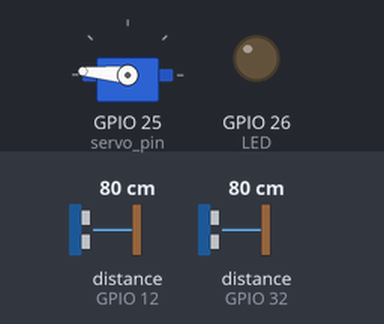
Bench run of a program on a simulated ESP32 board running MicroPython. On the bench: servo, output pins drawn as LEDs (lit = HIGH). The inputs (shaded band) are chosen by the test bench; at power-on: distance to the obstacle (sensors on GPIO 32, GPIO 12) 80 cm. The echo pulse lasts 58.3 µs per cm; WiFi joins after 1.5 s; requests to the public web service named in the program get a made-up reply in its usual format after 0.4 s (London, UTC, broken clouds, 64 % humidity, 1013 hPa unless stated); web requests get an empty 200 reply after 0.4 s; servo angles are drawn from the pulse width (0.5 ms = 0°, 2.5 ms = 180°); pins used as bus, display or sensor lines are not drawn; what the program prints to the serial console is not drawn.

Above: at 4.0 s.
4.1 s: distance to the obstacle (sensor on GPIO 32) set to 23 cm
8.3 s: distance to the obstacle (sensor on GPIO 32) set to 19 cm
At 9.5 s:
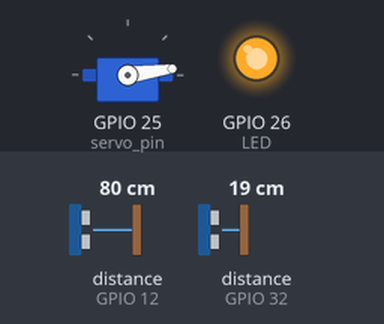
12.9 s: distance to the obstacle (sensor on GPIO 32) set to 35 cm
At 13.7 s:
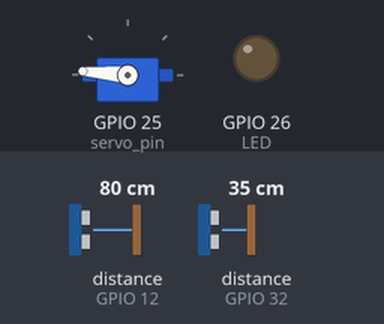
14.9 s: distance to the obstacle (sensor on GPIO 32) set to 2 cm
At 15.5 s:
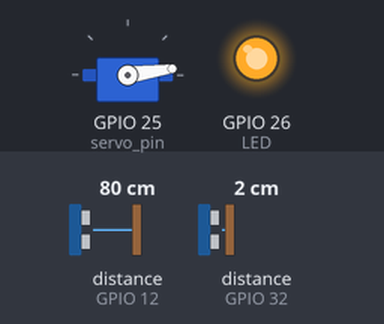
Timing chart, 0 to 17.9 s (numbered marks = the images above; inputs shaded):
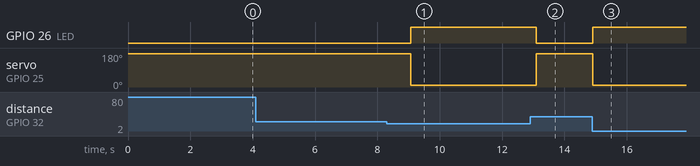

The program:

2_Sensor_DVR__HBR_Location.py
```python
import machine
import time
import urequests  # MicroPython library for HTTP requests
from machine import Pin, PWM
import socket
import json

binMaxCapacity = 50
# Wi-Fi Credentials
ssid = 'Redmi'
password = '876543210'

# Define pins for the AJ-SR04M (waste level) sensor
TRIG_PIN_AJ = 13  # GPIO pin for Trig (AJ-SR04M)
ECHO_PIN_AJ = 12  # GPIO pin for Echo (AJ-SR04M)

# Define pins for the HC-SR04 (dustbin lid control) sensor
TRIG_PIN_HC = 33  # GPIO pin for Trig (HC-SR04)
ECHO_PIN_HC = 32  # GPIO pin for Echo (HC-SR04)

# Define pin for the LED and Servo Motor
LED = Pin(26, Pin.OUT)
servo_pin = PWM(Pin(25), freq=50)  # Servo motor pin (50 Hz PWM for servo)

# Define URL for your Node.js server
nodejs_server_url = 'https://test-iot-554d.onrender.com/sensor-distance'
heartbeat_url = 'https://test-iot-554d.onrender.com/sensor-heartbeat'

# Function to connect to Wi-Fi
def connect_wifi():
    import network
    wlan = network.WLAN(network.STA_IF)
    wlan.active(True)
    wlan.connect(ssid, password)

    while not wlan.isconnected():
        time.sleep(1)
        print('Connecting to Wi-Fi...')

    print('Connected to Wi-Fi')
    print('Network config:', wlan.ifconfig())

# Function to measure distance from a given trig and echo pin
def measure_distance(trig_pin, echo_pin):
    trig = Pin(trig_pin, Pin.OUT)  # Set Trig pin as output
    echo = Pin(echo_pin, Pin.IN)   # Set Echo pin as input

    # Trigger the sensor
    trig.value(0)
    time.sleep_us(2)
    trig.value(1)
    time.sleep_us(10)
    trig.value(0)

    # Measure the duration of the pulse
    timeout = 20000  # Timeout value in microseconds
    start_time = time.ticks_us()

    # Wait for echo start
    while echo.value() == 0:
        if time.ticks_diff(time.ticks_us(), start_time) > timeout:
            print("Echo timeout (start)")
            return -1  # Return -1 to indicate the sensor is not responding

    start = time.ticks_us()

    # Wait for echo end
    while echo.value() == 1:
        if time.ticks_diff(time.ticks_us(), start) > timeout:
            print("Echo timeout (end)")
            return -1  # Return -1 to indicate the sensor is not responding

    end = time.ticks_us()

    # Calculate distance in centimeters
    duration = time.ticks_diff(end, start)
    distance = (duration / 2) / 29.1  # Speed of sound = 343 m/s
    return int(distance)

# Separate functions for measuring distances
def measure_waste_level():
    return measure_distance(TRIG_PIN_AJ, ECHO_PIN_AJ)

def measure_lid_distance():
    return measure_distance(TRIG_PIN_HC, ECHO_PIN_HC)

# Function to control the servo motor (open/close bin lid)
def control_servo(position):
    if position == "OPEN":
        servo_pin.duty(30)  # Adjust duty value for your servo to open the lid
        LED.value(1)        # Turn on LED when the lid is open
    elif position == "CLOSED":
        servo_pin.duty(125)  # Adjust duty value for your servo to close the lid
        LED.value(0)         # Turn off LED when the lid is closed

def calculate_percentage(distance):
    full_bin_distance = 20  # Distance for 100% (full)
    empty_bin_distance = binMaxCapacity  # Distance for 0% (empty)

    if distance <= full_bin_distance:
        return 100  # Bin is full
    elif distance >= empty_bin_distance:
        return 0  # Bin is empty
    else:
        percentage = int(((empty_bin_distance - distance) / (empty_bin_distance - full_bin_distance)) * 100)
        return max(0, min(percentage, 100))  # Ensure it's within 0 to 100

# Function to fetch public IP and location
def http_get(host, path):
    addr = socket.getaddrinfo(host, 80)[0][-1]
    s = socket.socket()
    try:
        s.connect(addr)
        s.send(bytes(f'GET {path} HTTP/1.0\r\nHost: {host}\r\n\r\n', 'utf8'))

        response = ""
        while True:
            data = s.recv(100)
            if data:
                response += str(data, 'utf8')
            else:
                break

        # Extract the JSON body from the response
        body = response.split('\r\n\r\n', 1)[1]
        return json.loads(body)
    except Exception as e:
        print(f"Error in HTTP request: {e}")
        return None
    finally:
        s.close()

def get_public_ip():
    try:
        ip_info = http_get("api.ipify.org", "/?format=json")
        return ip_info.get('ip') if ip_info else None
    except Exception as e:
        print(f"Error fetching public IP: {e}")
        return None

def get_location(ip_address):
    try:
        if not ip_address:
            print("Invalid IP address. Cannot fetch location.")
            return None, None

        location_data = http_get("ipinfo.io", f"/{ip_address}/geo")
        if location_data and 'loc' in location_data:
            latitude, longitude = location_data['loc'].split(',')
            return latitude, longitude
        else:
            print("Failed to get geolocation data.")
            return None, None
    except Exception as e:
        print(f"Error fetching location: {e}")
        return None, None

# Connect to Wi-Fi
connect_wifi()

# Fetch public IP and location once at the start
try:
    print("Fetching public IP...")
    public_ip = get_public_ip()
    if public_ip:
        print(f"Public IP: {public_ip}")
        print("Fetching geolocation...")
        latitude, longitude = get_location(public_ip)
        if latitude and longitude:
            print(f"Latitude: {latitude}, Longitude: {longitude}")
        else:
            print("Failed to get geolocation.")
    else:
        print("Failed to get public IP address.")
except Exception as e:
    print(f"Error during initial setup: {e}")

# Initialize variables
previous_distance_aj = None  # To track previous distance measurement for AJ-SR04M
previous_distance_hc = None  # To track previous distance measurement for HC-SR04
distance_threshold = 5        # Define a threshold for distance change
heartbeat_counter = 0         # Counter for heartbeat

# Heartbeat function
def send_heartbeat():
    heartbeat_data = {
        "id": 1,
        "binLocation": "Canteen",
        "microProcessorStatus": "ON"
    }
    try:
        response = urequests.post(heartbeat_url, json=heartbeat_data)
        print(f'Heartbeat sent: {response.status_code}, Response: {response.text}')
        print(heartbeat_data)
        response.close()
    except Exception as e:
        print('Error sending heartbeat:', e)

while True:
    try:
        # Measure distance from AJ-SR04M (waste level sensor)
        distance_aj = measure_waste_level()

        # Initialize sensor status
        if distance_aj == -1:
            waste_level_sensor_status = "OFF"
            print("AJ-SR04M sensor not responding")
            LED.value(0)  # Turn off LED if the sensor is not working
        else:
            waste_level_sensor_status = "ON"
            print(f'Waste Level Distance: {distance_aj} cm')

        # Measure distance from HC-SR04 (lid control sensor)
        distance_hc = measure_lid_distance()

        if distance_hc == -1:
            print("HC-SR04 sensor not responding")
            continue
        else:
            print(f'HC-SR04 Distance: {distance_hc} cm')

        percentage = calculate_percentage(distance_aj)
        print(f'Percentage: {percentage}%')

        # Control the servo motor based on HC-SR04 distance (lid open/close logic)
        if distance_hc <= 20:
            control_servo("OPEN")  # Open the bin lid if distance <= 20 cm
            binLid_status = "OPEN"
        else:
            control_servo("CLOSED")  # Close the bin lid if distance > 20 cm
            binLid_status = "CLOSED"

        # Check for significant changes in distances to send immediate updates
        if (previous_distance_aj is None or abs(previous_distance_aj - distance_aj) > distance_threshold or
            previous_distance_hc is None or abs(previous_distance_hc - distance_hc) > distance_threshold):

            # Prepare dynamic data to send to the server
#             sensor_data = {
#                 "distance": distance_aj,
#                 "percentage": percentage,
#                 "lidDistance": distance_hc,
#                 "binLidStatus": binLid_status,
#                 "wasteLevelSensorStatus": waste_level_sensor_status,
#                 "latitude": latitude,
#                 "longitude": longitude
#             }
            sensor_data = {
                "id": 1,
                "binLocation": "Canteen",
                "distance": distance_aj,
                "filledBinPercentage": percentage,
               "geoLocation": {
                    "latitude": latitude,
                    "longitude": longitude
                },
                "microProcessorStatus": "ON",
                "sensorStatus": waste_level_sensor_status,
                "binLidStatus": binLid_status,
                "maxBinCapacity": binMaxCapacity
            }

            try:
                response = urequests.post(nodejs_server_url, json=sensor_data)
                print(f'Sensor Data sent: {response.status_code}, Response: {response.text}')
                print(sensor_data)
                response.close()
            except Exception as e:
                print('Error sending sensor data:', e)

            # Update previous distance values
            previous_distance_aj = distance_aj
            previous_distance_hc = distance_hc

        # Send heartbeat every 5 seconds
        heartbeat_counter += 1
        if heartbeat_counter >= 5:  # Adjust the frequency as needed
            send_heartbeat()
            heartbeat_counter = 0

        time.sleep(1)  # Delay between measurements
    except Exception as e:
        print('Error in main loop:', e)
```

Measured:
- the behaviour switches between 21 and 20 cm on distance to the obstacle (sensor on GPIO 32) (found by bisection; images 0 and 1)
- after the input at 4.1 s, every drawn part: stays the same
- after the input at 8.3 s, GPIO 26 (LED): LOW → HIGH after 0.77 s; servo on GPIO 25 (servo_pin): 175° → 8° after 0.77 s
- after the input at 12.9 s, GPIO 26 (LED): HIGH → LOW after 0.20 s; servo on GPIO 25 (servo_pin): 8° → 175° after 0.20 s
- after the input at 14.9 s, GPIO 26 (LED): LOW → HIGH at once; servo on GPIO 25 (servo_pin): 175° → 8° at once
